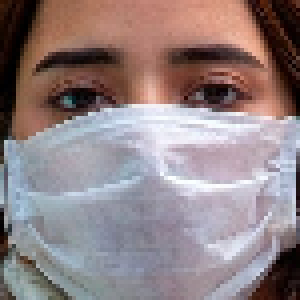
#> input picture Preprocess/Train/Mask/10_Mask.png, 75 x 75 px (shown 4 times larger); its folder holds only this picture in this run
$ python ModelsTraining.py
#> lines starting #> are read from the running program, lines starting #| are printed output that depends on the picture
import cv2
import os
import numpy as np
import time

path = "./Preprocess/Train"
directories = os.listdir(path)
print("Lista archivos:", directories)
labels = []
rostros = []
label = 0
for directory in directories:
    dirPath = path + "/" + directory

    for file in os.listdir(dirPath):
        imgPath = dirPath + "/" + file
        image = cv2.imread(imgPath, 0)
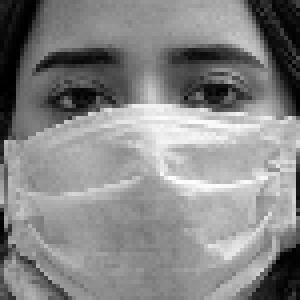
#> image: shape (75, 75) (shown 4 times larger); min 0, max 254, mean 134.5
        rostros.append(image)
        if('NoMask' in file):
            labels.append(1)
        else:
            labels.append(0)
#> pass 2 of the loop `for directory in directories:`:
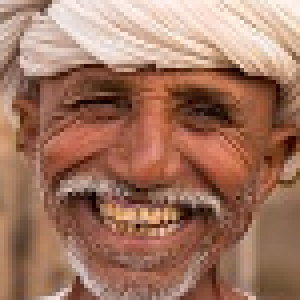
#> input picture Preprocess/Train/NoMask/101_NoMask.png, 75 x 75 px (shown 4 times larger)
#> `image = cv2.imread(imgPath, 0)`:
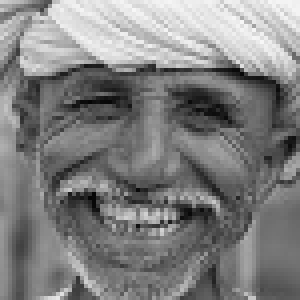
#> image: shape (75, 75) (shown 4 times larger); min 4, max 247, mean 127.7


print("Mask: ", np.count_nonzero(np.array(labels) == 0))
print("NoMask: ", np.count_nonzero(np.array(labels) == 1))
print()

# LBPHFaceRecognizer
inicio = time.time()
faceMaskModel = cv2.face.LBPHFaceRecognizer_create()
# Entrenamiento
print("Entrenando LBPHFaceRecognizer...")
faceMaskModel.train(rostros, np.array(labels))
# Almacenar modelo
faceMaskModel.write("./Models/LBPHmodel.xml")
fin = time.time()
print("Tiempo de entrenamiento: " + (str)(fin-inicio))
print()


# EigenFaceRecognizer
inicio = time.time()
faceMaskModel = cv2.face.EigenFaceRecognizer_create()
# Entrenamiento
print("Entrenando EigenFaceRecognizer...")
faceMaskModel.train(rostros, np.array(labels))
# Almacenar modelo
faceMaskModel.write("./Models/Eigenmodel.xml")
fin = time.time()
print("Tiempo de entrenamiento: " + (str)(fin-inicio))
print()


# FisherFaceRecognizer
inicio = time.time()
faceMaskModel = cv2.face.FisherFaceRecognizer_create()
# Entrenamiento
print("Entrenando FisherFaceRecognizer...")
faceMaskModel.train(rostros, np.array(labels))
# Almacenar modelo
faceMaskModel.write("./Models/Fishermodel.xml")
fin = time.time()
print("Tiempo de entrenamiento: " + (str)(fin-inicio))
print()


print("Modelos almacenados")
